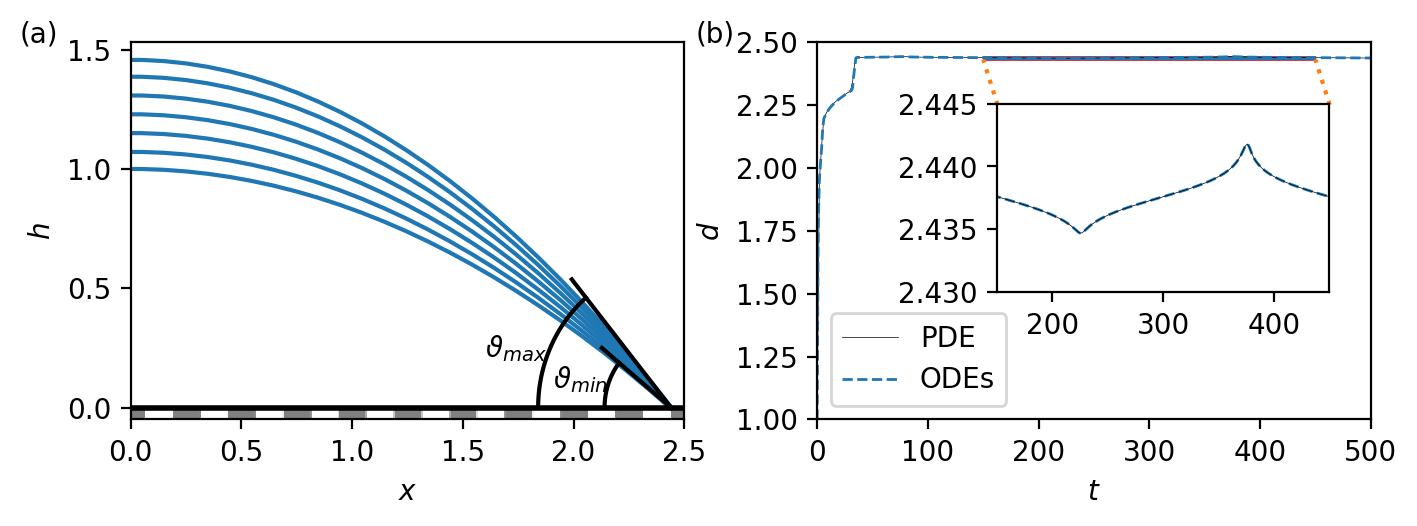

This figure's Python source:
# -*- coding: utf-8 -*-
"""
Data generation for Figure 05
"""
import sys
sys.path.append("../main/")
from ODEdrop2D import *
from pdeloader import *
from matplotlib.gridspec import GridSpec
from scipy.io import loadmat
from mpl_toolkits.axes_grid1.inset_locator import inset_axes
from matplotlib.patches import Rectangle

V = lambda t: Vperiodic(t,m=20,p=300,Vavg=4,Vamp=0.75)
g = lambda x: 1 + .2*np.tanh(20*np.cos(8*np.pi*x))

# Solve the ODE problem
drop = ODEdrop2D(ic=(1.,-1),t_end=600,het=g,V=V)
drop.solve()

# Load PDE data
t_pde, d_pde, l_pde = pdeloader("Figure05_PDE.mat")

fig = plt.figure(figsize=(8,2.5))
gs = GridSpec(1, 2, figure=fig,wspace=0.24)

# Plot profiles
ax_a = fig.add_subplot(gs[0],adjustable='box')
plt.sca(ax_a)
drop.draw(np.arange(225,400,25),xlim=(0,2.5),color='tab:blue')

for ui,ri,si in zip([0.8,1.2],[0.3,0.6],['$\\vartheta_{min}$','$\\vartheta_{max}$']):
    u = np.linspace(np.pi,np.pi-np.arctan(ui))
    ax_a.plot(2.44+ri*np.cos(u),ri*np.sin(u),'k')
    ax_a.plot([2.44+(ri+0.1)*np.cos(u[-1]),2.44],[(ri+0.1)*np.sin(u[-1]),0],'k')
    ax_a.text(2.44+ri*np.cos(u[20]),ri*np.sin(u[20]),si,horizontalalignment='right')
ax_a.set_xlim((0,2.5))
ax_a.set_xlabel('$x$')
ax_a.set_ylabel('$h$')
ax_a.text(-0.5,ax_a.get_ylim()[1],'(a)')

# Plot evolution of the radius
ax_b = fig.add_subplot(gs[1],adjustable='box')
ax_b.set(xlim=(0,500),ylim=(1,2.5))

t = np.arange(501)
sol = drop.evaluate(t)
ax_b.plot(t_pde[::20],d_pde[::20],'k',lw=0.25,label='PDE')
ax_b.plot(t,0.5*(sol[0]-sol[1]),'--',lw=1,label='ODEs')
ax_b.legend()
ax_b.add_patch(Rectangle((150, 2.430),300, .015, ls="-", lw=0.25,ec="r"))
ax_b.set_xlabel('$t$')
ax_b.set_ylabel('$d$')
ax_b.text(-110,ax_b.get_ylim()[1],'(b)')

plt.plot([163,150,np.nan,463,450],[2.25,2.430,np.nan,2.25,2.430],':')

axins = inset_axes(ax_b, width="100%", height="100%",
                   bbox_to_anchor=(.3, .3, .6, .5),
                   bbox_transform=ax_b.transAxes,loc=3)
axins.plot(t,0.5*(sol[0]-sol[1]),'--',lw=1,label='ODEs')
axins.plot(t_pde[::20],d_pde[::20],'k',lw=0.25,label='PDE')
axins.set(xlim=(150,450),ylim=(2.430,2.445))


plt.savefig('Figure05.png', bbox_inches='tight',dpi=200)